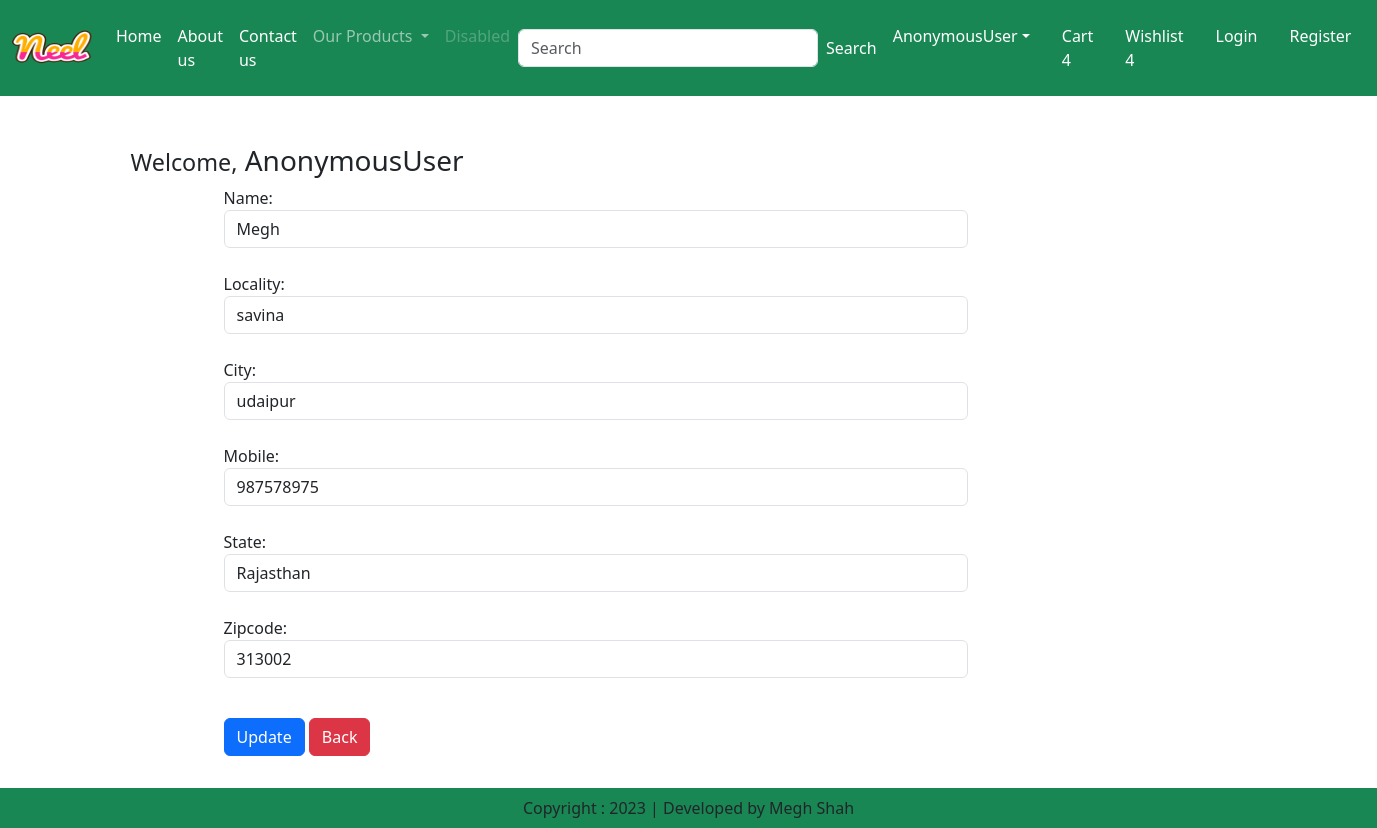
Screenshot of /updateAddress/1 with the database file from the repository.
### myapp/models.py (models this page shows, shortened)
class Customer(models.Model):
    user = models.ForeignKey(User,on_delete=models.CASCADE)
    name = models.CharField(max_length=200)
    locality = models.CharField(max_length=200)
    city = models.CharField(max_length=50)
    mobile = models.IntegerField(default=0)
    zipcode = models.IntegerField()
    state = models.CharField(choices=STATE_CHOICES,max_length=100)

### myapp/views.py (the view, shortened to what this page needs)
# urls.py: path('updateAddress/<int:pk>',views.updateAddress.as_view(),name='updateAddress'),
class updateAddress(View):
    def get(self,request,pk):
        add = Customer.objects.get(pk=pk)
        form = CustomerProfileForm(instance=add)
        return render(request,'updateAddress.html',locals())

### myapp/forms.py
class CustomerProfileForm(forms.ModelForm):
    class Meta:
        model = Customer
        fields = ['name','locality','city','mobile','state','zipcode']
        widgets = {
            'name':forms.TextInput(attrs = {'class':'form-control'}),
            'locality':forms.TextInput(attrs = {'class':'form-control'}),
            'city':forms.TextInput(attrs = {'class':'form-control'}),
            'mobile':forms.NumberInput(attrs = {'class':'form-control'}),
            'state':forms.Select(attrs = {'class':'form-control'}),
            'zipcode':forms.NumberInput(attrs = {'class':'form-control'}),
        }

### templates/updateAddress.html (shortened to what this page needs)
{% extends 'base.html' %}
{% load static %}
{% block main-content %}
<div class="container my-5">
    <div class="row">
        <h3><small style="font-size:smaller;">Welcome,</small> {{request.user}}</h3>
    </div>
    <div class="col-sm-8 offset-sm-1">
        <form action="" method="post">
            {% for fm in form %}
            {{fm.label_tag}} {{fm}} <small class="text-danger">{{fm.errors|striptags}}</small><br>
            {% endfor %}
            <div class="col-sm-10 mt-3">
                <button type="submit" class="btn btn-primary">Update</button>
                <a href="{% url 'address' %}" type="button" class="btn btn-danger">Back</a>
            </div>
        </form>
    </div>
</div>
{% endblock main-content %}

### rows the page displays
Customer: form "Megh" "savina" "udaipur" "987578975" "Rajasthan" "313002"

### other values shown
{{ request.user }} "AnonymousUser"
{{ fm.label_tag }} "Name:" "Locality:" "City:" "Mobile:" "State:" "Zipcode:"
